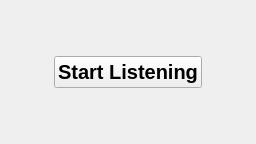
<?xml version="1.0" encoding="UTF-8"?>
<ui version="4.0">
 <class>MainWindow</class>
 <widget class="QMainWindow" name="MainWindow">
  <property name="geometry">
   <rect>
    <x>0</x>
    <y>0</y>
    <width>256</width>
    <height>144</height>
   </rect>
  </property>
  <property name="windowTitle">
   <string>Tooth Typer</string>
  </property>
  <property name="windowIcon">
   <iconset>
    <normaloff>icons/icon.ico</normaloff>icons/icon.ico</iconset>
  </property>
  <widget class="QWidget" name="centralwidget">
   <layout class="QGridLayout" name="gridLayout">
    <item row="2" column="2">
     <spacer name="horizontalSpacer_2">
      <property name="orientation">
       <enum>Qt::Orientation::Horizontal</enum>
      </property>
      <property name="sizeHint" stdset="0">
       <size>
        <width>40</width>
        <height>20</height>
       </size>
      </property>
     </spacer>
    </item>
    <item row="2" column="0">
     <spacer name="horizontalSpacer">
      <property name="orientation">
       <enum>Qt::Orientation::Horizontal</enum>
      </property>
      <property name="sizeHint" stdset="0">
       <size>
        <width>40</width>
        <height>20</height>
       </size>
      </property>
     </spacer>
    </item>
    <item row="0" column="1">
     <spacer name="verticalSpacer">
      <property name="orientation">
       <enum>Qt::Orientation::Vertical</enum>
      </property>
      <property name="sizeHint" stdset="0">
       <size>
        <width>20</width>
        <height>40</height>
       </size>
      </property>
     </spacer>
    </item>
    <item row="2" column="1">
     <widget class="QPushButton" name="button">
      <property name="font">
       <font>
        <pointsize>15</pointsize>
        <bold>true</bold>
       </font>
      </property>
      <property name="text">
       <string>Start Listening</string>
      </property>
     </widget>
    </item>
    <item row="3" column="1">
     <spacer name="verticalSpacer_2">
      <property name="orientation">
       <enum>Qt::Orientation::Vertical</enum>
      </property>
      <property name="sizeHint" stdset="0">
       <size>
        <width>20</width>
        <height>40</height>
       </size>
      </property>
     </spacer>
    </item>
   </layout>
  </widget>
 </widget>
 <resources/>
 <connections/>
</ui>
